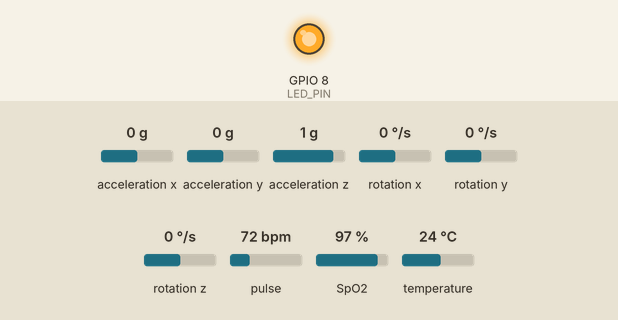
Recording of a sketch running on a simulated ESP32-C3. Shown: output pins drawn as LEDs (lit = HIGH). Wiring (inferred from the names in the program): MPU-6050 motion sensor at I2C address 0x68. Inputs (shaded band) come from the test bench; at power-on: acceleration x 0 g, acceleration y 0 g, acceleration z 1 g, rotation x 0 °/s, rotation y 0 °/s, rotation z 0 °/s, pulse 72 bpm, SpO2 97 %, temperature 24 °C. WiFi joins after 1.5 s; servers stay silent unless stated; the local clock reads 2024-03-15 10:24:30 at power-on unless the sketch sets it; no MQTT or app messages arrive unless stated; what the sketch prints to the serial monitor is not drawn.

Above: at 1.6 s.
At 3.8 s:
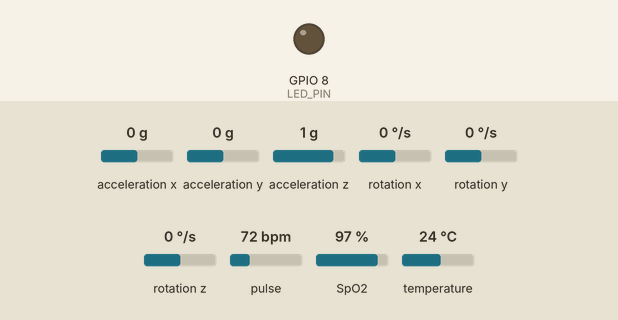
Timing chart, 0 to 5.3 s (numbered marks = the images above):
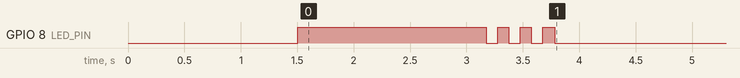

The sketch:

main.ino
```cpp
// ================================================================
// main.ino
// Board   : ESP32-C3 Super Mini
// Sensors : MAX30102 (HR, SpO2) + MPU6050 (Accel, Gyro)
// I2C     : SDA -> GPIO4, SCL -> GPIO5
// Protocol: MQTT over WiFi
// Core    : Arduino ESP32 Core 2.0.17
//
// Sketch folder structure:
//   main.ino          <- setup(), loop(), global variable definitions
//   config.h          <- all #defines, ImuData struct, extern declarations
//   sensors.ino       <- MAX30102 and MPU6050 init + read functions
//   payload.ino       <- buildPayload()
//   buffer.ino        <- ring buffer push/flush
//   connectivity.ino  <- WiFi, MQTT, NTP
//   utils.ino         <- LED helpers, I2C scan, watchdog
// ================================================================


// ================================================================
// LIBRARIES — included once here, available to all .ino files
// ================================================================
#include <Wire.h>
#include <WiFi.h>
#include <PubSubClient.h>
#include <ArduinoJson.h>
#include <time.h>
#include <esp_task_wdt.h>

#include "MAX30105.h"
#include "heartRate.h"
#include "spo2_algorithm.h"

#include <Adafruit_MPU6050.h>
#include <Adafruit_Sensor.h>

#include "config.h"


// ================================================================
// GLOBAL VARIABLE DEFINITIONS
// Declared as extern in config.h, defined exactly once here
// ================================================================

// Sensor objects
MAX30105          particleSensor;
Adafruit_MPU6050  mpu;

// Network clients
WiFiClient        wifiClient;
PubSubClient      mqttClient(wifiClient);

// MAX30102 heart rate state
const byte        HR_RATE_SIZE = 8;
byte              hrRates[8];
byte              hrRateSpot   = 0;
long              lastBeat     = 0;
float             currentBPM   = 0;
int               avgBPM       = 0;

// MAX30102 SpO2 buffers
uint32_t          irBuffer[SPO2_BUFFER_LEN];
uint32_t          redBuffer[SPO2_BUFFER_LEN];
int32_t           spo2Value       = 0;
int8_t            spo2Valid       = 0;
int32_t           hrFromAlgo      = 0;
int8_t            hrValid         = 0;
bool              spo2BufferReady = false;

// Sensor health flags
bool              max30102Ready = false;
bool              mpu6050Ready  = false;

// Offline ring buffer
String            ringBuffer[BUFFER_SIZE];
int               bufHead   = 0;
int               bufTail   = 0;
int               bufCount  = 0;

// Reconnect timing
unsigned long     lastReconnectAttempt = 0;
unsigned long     reconnectDelay       = 1000;

// Publish timing
unsigned long     lastPublishTime = 0;


// ================================================================
// SETUP
// ================================================================

void setup() {
  Serial.begin(115200);
  delay(1500);   // ESP32-C3 needs a moment before Serial is ready
  Serial.println("\n\n=== ESP32-C3 Super Mini — Health Monitor ===");
  Serial.println("Core: 2.0.17 | SDA: GPIO4 | SCL: GPIO5 | LED: GPIO8");

  // LED — GPIO8, active LOW
  pinMode(LED_PIN, OUTPUT);
  ledOff();

  // I2C on GPIO4 (SDA) and GPIO5 (SCL)
  Wire.begin(I2C_SDA, I2C_SCL);
  Serial.printf("[I2C] Started on SDA=GPIO%d, SCL=GPIO%d\n", I2C_SDA, I2C_SCL);

  // Scan I2C bus — immediately shows if wiring is correct
  scanI2C();

  delay (100);

  // Init sensors
  max30102Ready = initMAX30102();
  mpu6050Ready  = initMPU6050();

  // If both fail, halt with rapid LED blink
  if (!max30102Ready && !mpu6050Ready) {
    Serial.println("[ERROR] Both sensors failed. Verify I2C wiring. Halting.");
    while (true) {
      ledBlink(5, 100);
      delay(500);
    }
  }

  // WiFi
  connectWiFi();

  // NTP time sync
  syncTime();

  // MQTT
  setupMQTT();

  // Watchdog — init last, after all blocking setup is done
  initWatchdog();

  Serial.println("=== Setup complete. Entering main loop. ===\n");
  ledOn();   // steady LED = system running
}


// ================================================================
// LOOP
// ================================================================

void loop() {
  // Must reset watchdog every iteration or device reboots
  esp_task_wdt_reset();

  // Keep WiFi and MQTT alive
  checkWiFi();
  checkMQTT();

  // Rate-limit publishing to SAMPLE_INTERVAL_MS (100ms = 10Hz)
  unsigned long now = millis();
  if (now - lastPublishTime < SAMPLE_INTERVAL_MS) return;
  lastPublishTime = now;

  // Read MAX30102
  float hr   = 0.0;
  float spO2 = 0.0;
  if (max30102Ready) {
    updateSpO2();
    hr   = readHeartRate();
    spO2 = getSpO2();
  }

  // Read MPU6050
  ImuData imu = {0, 0, 0, 0, 0, 0, 0};
  if (mpu6050Ready) {
    imu = readIMU();
  }

  // Build JSON payload and publish (or buffer if offline)
  String payload = buildPayload(hr, spO2, imu);
  publishOrBuffer(payload);
}
```

buffer.ino
```cpp
// ================================================================
// buffer.ino
// Offline ring buffer — stores readings when MQTT is unavailable
// and flushes them automatically when connection is restored
// ================================================================

#include "config.h"


// ================================================================
// BUFFER PUSH
// Adds a payload string to the ring buffer
// If full, silently drops the oldest reading to make room
// ================================================================

void bufferPush(const String& data) {
  if (bufCount >= BUFFER_SIZE) {
    // Full — drop oldest
    bufTail = (bufTail + 1) % BUFFER_SIZE;
    bufCount--;
  }
  ringBuffer[bufHead] = data;
  bufHead  = (bufHead + 1) % BUFFER_SIZE;
  bufCount++;
  Serial.printf("[BUFFER] Stored offline. Count: %d/%d\n", bufCount, BUFFER_SIZE);
}


// ================================================================
// BUFFER FLUSH
// Publishes all buffered readings to MQTT in order
// Called automatically when MQTT reconnects
// ================================================================

void flushBuffer() {
  if (bufCount == 0) return;
  Serial.printf("[BUFFER] Flushing %d buffered readings...\n", bufCount);
  while (bufCount > 0 && mqttClient.connected()) {
    mqttClient.publish(MQTT_TOPIC, ringBuffer[bufTail].c_str());
    bufTail  = (bufTail + 1) % BUFFER_SIZE;
    bufCount--;
    delay(20);   // small gap to avoid flooding broker
  }
  Serial.println("[BUFFER] Flush complete");
}
```

connectivity.ino
```cpp
// ================================================================
// connectivity.ino
// WiFi connection management, MQTT client, and NTP time sync
// ================================================================

#include "config.h"


// ================================================================
// WIFI
// ================================================================

void connectWiFi() {
  Serial.printf("[WiFi] Connecting to %s", WIFI_SSID);
  WiFi.mode(WIFI_STA);
  WiFi.begin(WIFI_SSID, WIFI_PASS);

  int attempts = 0;
  while (WiFi.status() != WL_CONNECTED && attempts < 40) {
    delay(500);
    Serial.print(".");
    attempts++;
  }

  if (WiFi.status() == WL_CONNECTED) {
    Serial.printf("\n[WiFi] Connected — IP: %s\n",
                  WiFi.localIP().toString().c_str());
    ledBlink(3, 100);   // 3 quick blinks = WiFi connected
  } else {
    Serial.println("\n[WiFi] Failed — will retry in loop");
  }
}

// Called every loop — reconnects silently if connection dropped
void checkWiFi() {
  if (WiFi.status() == WL_CONNECTED) return;
  Serial.println("[WiFi] Lost connection — reconnecting...");
  WiFi.disconnect();
  WiFi.begin(WIFI_SSID, WIFI_PASS);
  int attempts = 0;
  while (WiFi.status() != WL_CONNECTED && attempts < 20) {
    delay(500);
    attempts++;
  }
  if (WiFi.status() == WL_CONNECTED) {
    Serial.println("[WiFi] Reconnected");
    ledBlink(2, 100);
  }
}


// ================================================================
// MQTT
// ================================================================

void setupMQTT() {
  mqttClient.setServer(MQTT_BROKER, MQTT_PORT);
  mqttClient.setKeepAlive(30);
  mqttClient.setSocketTimeout(10);
}

// Non-blocking reconnect with exponential backoff
// Safe to call every loop iteration — only attempts after delay expires
void checkMQTT() {
  if (mqttClient.connected()) {
    mqttClient.loop();
    return;
  }

  unsigned long now = millis();
  if (now - lastReconnectAttempt < reconnectDelay) return;
  lastReconnectAttempt = now;

  Serial.printf("[MQTT] Connecting to %s...\n", MQTT_BROKER);

  if (mqttClient.connect(DEVICE_ID, MQTT_USER, MQTT_PASS)) {
    Serial.println("[MQTT] Connected OK");
    reconnectDelay = 1000;   // reset backoff on success
    flushBuffer();            // immediately send any buffered readings
  } else {
    Serial.printf("[MQTT] Failed (rc=%d) — retry in %lums\n",
                  mqttClient.state(), reconnectDelay);
    reconnectDelay = min(reconnectDelay * 2UL, 30000UL);  // cap at 30s
  }
}

// Publish payload to MQTT, or buffer it if not connected
void publishOrBuffer(const String& payload) {
  if (mqttClient.connected()) {
    if (mqttClient.publish(MQTT_TOPIC, payload.c_str())) {
      Serial.println("[MQTT] Published: " + payload);
    } else {
      Serial.println("[MQTT] Publish failed — buffering");
      bufferPush(payload);
    }
  } else {
    bufferPush(payload);
  }
}


// ================================================================
// NTP TIME SYNC
// ================================================================

void syncTime() {
  if (WiFi.status() != WL_CONNECTED) {
    Serial.println("[NTP] Skipped — no WiFi");
    return;
  }
  Serial.print("[NTP] Syncing time");
  configTime(NTP_OFFSET_SEC, 0, NTP_SERVER);
  int attempts = 0;
  while (time(nullptr) < 1000000000UL && attempts < 20) {
    delay(500);
    Serial.print(".");
    attempts++;
  }
  if (time(nullptr) > 1000000000UL) {
    Serial.println("\n[NTP] Synced OK");
  } else {
    Serial.println("\n[NTP] Sync failed — using millis() as timestamp fallback");
  }
}
```

payload.ino
```cpp
// ================================================================
// payload.ino
// Builds the JSON string that gets published to the MQTT broker
// ================================================================

#include "config.h"


// ================================================================
// BUILD PAYLOAD
// Packs all sensor readings into a single JSON string
// Uses real UTC timestamp if NTP synced, else falls back to millis()
// ================================================================

String buildPayload(float hr, float spO2, ImuData imu) {
  StaticJsonDocument<512> doc;

  long ts = (time(nullptr) > 1000000000UL)
              ? (long)time(nullptr)
              : (long)millis();

  doc["device_id"] = DEVICE_ID;
  doc["ts"]        = ts;
  doc["hr"]        = round(hr   * 10.0)    / 10.0;
  doc["spo2"]      = round(spO2 * 10.0)    / 10.0;
  doc["ax"]        = round(imu.ax * 10000.0) / 10000.0;
  doc["ay"]        = round(imu.ay * 10000.0) / 10000.0;
  doc["az"]        = round(imu.az * 10000.0) / 10000.0;
  doc["gx"]        = round(imu.gx * 10000.0) / 10000.0;
  doc["gy"]        = round(imu.gy * 10000.0) / 10000.0;
  doc["gz"]        = round(imu.gz * 10000.0) / 10000.0;
  doc["temp"]      = round(imu.temp * 10.0) / 10.0;
  doc["valid"]     = (hr > 0 && spO2 > 0);

  String output;
  serializeJson(doc, output);
  return output;
}
```

sensors.ino
```cpp
// ================================================================
// sensors.ino
// MAX30102 and MPU6050 initialisation and read functions
// ================================================================

#include "config.h"


// ================================================================
// SENSOR INIT
// ================================================================

bool initMAX30102() {
  if (!particleSensor.begin(Wire, I2C_SPEED_FAST)) {
    Serial.println("[MAX30102] NOT FOUND — check SDA=GPIO4, SCL=GPIO5");
    return false;
  }

  // 60mA LED current, 4 samples averaged, mode 2 (red+IR),
  // 100Hz sample rate, 411us pulse width, 4096 ADC range
  particleSensor.setup(60, 4, 2, 100, 411, 4096);
  particleSensor.setPulseAmplitudeRed(0x3C);
  particleSensor.setPulseAmplitudeIR(0x3C);
  particleSensor.setPulseAmplitudeGreen(0);   // green LED not needed

  Serial.println("[MAX30102] Initialised OK");
  return true;
}

bool initMPU6050() {
  Wire.beginTransmission(0x68);
  Wire.write(0x6B);   // PWR_MGMT_1 register
  Wire.write(0x00);   // wake up the MPU6050
  Wire.endTransmission();
  delay(50);

  if (!mpu.begin()) {
    Serial.println("[MPU6050] NOT FOUND — check SDA=GPIO4, SCL=GPIO5");
    return false;
  }

  mpu.setAccelerometerRange(MPU6050_RANGE_8_G);
  mpu.setGyroRange(MPU6050_RANGE_500_DEG);
  mpu.setFilterBandwidth(MPU6050_BAND_21_HZ);

  Serial.println("[MPU6050] Initialised OK");
  return true;
}


// ================================================================
// HEART RATE READ
// Beat detection with 8-sample rolling average
// Returns 0.0 if no finger detected
// ================================================================

float readHeartRate() {
  long irValue = particleSensor.getIR();

  if (irValue < 50000) {
    return 0.0;   // no finger on sensor
  }

  if (checkForBeat(irValue)) {
    long delta = millis() - lastBeat;
    lastBeat   = millis();
    currentBPM = 60.0 / (delta / 1000.0);

    if (currentBPM > 20 && currentBPM < 255) {
      hrRates[hrRateSpot++] = (byte)currentBPM;
      hrRateSpot %= HR_RATE_SIZE;

      int sum = 0;
      for (byte x = 0; x < HR_RATE_SIZE; x++) sum += hrRates[x];
      avgBPM = sum / HR_RATE_SIZE;
    }
  }
  return (float)avgBPM;
}


// ================================================================
// SPO2 UPDATE
// Maxim algorithm on 100-sample buffer
// First call fills the buffer (blocking ~1s), then rolling 25-sample updates
// ================================================================

void updateSpO2() {
  if (!spo2BufferReady) {
    Serial.println("[MAX30102] Collecting initial SpO2 buffer...");
    for (int i = 0; i < SPO2_BUFFER_LEN; i++) {
      while (!particleSensor.available()) particleSensor.check();
      redBuffer[i] = particleSensor.getRed();
      irBuffer[i]  = particleSensor.getIR();
      particleSensor.nextSample();
    }
    spo2BufferReady = true;
    Serial.println("[MAX30102] SpO2 buffer ready");
  } else {
    // Shift oldest 25 samples out, collect 25 new ones
    for (byte i = 25; i < SPO2_BUFFER_LEN; i++) {
      redBuffer[i - 25] = redBuffer[i];
      irBuffer[i - 25]  = irBuffer[i];
    }
    for (byte i = 75; i < SPO2_BUFFER_LEN; i++) {
      while (!particleSensor.available()) particleSensor.check();
      redBuffer[i] = particleSensor.getRed();
      irBuffer[i]  = particleSensor.getIR();
      particleSensor.nextSample();
    }
  }

  maxim_heart_rate_and_oxygen_saturation(
    irBuffer, SPO2_BUFFER_LEN, redBuffer,
    &spo2Value, &spo2Valid,
    &hrFromAlgo, &hrValid
  );
}

// Returns SpO2 only if valid and in physiological range (85-100%)
// Returns 0.0 otherwise
float getSpO2() {
  if (!spo2Valid) return 0.0;
  if (spo2Value < 85 || spo2Value > 100) return 0.0;
  return (float)spo2Value;
}


// ================================================================
// IMU READ
// Returns all 6 axes + internal temperature from MPU6050
// ================================================================

ImuData readIMU() {
  ImuData data = {0, 0, 0, 0, 0, 0, 0};
  sensors_event_t accel, gyro, tempEvent;
  mpu.getEvent(&accel, &gyro, &tempEvent);

  data.ax   = accel.acceleration.x;
  data.ay   = accel.acceleration.y;
  data.az   = accel.acceleration.z;
  data.gx   = gyro.gyro.x;
  data.gy   = gyro.gyro.y;
  data.gz   = gyro.gyro.z;
  data.temp = tempEvent.temperature;
  return data;
}
```

utils.ino
```cpp
// ================================================================
// utils.ino
// LED helpers, I2C bus scanner, and watchdog initialisation
// ================================================================

#include "config.h"


// ================================================================
// LED HELPERS
// ESP32-C3 Super Mini LED is on GPIO8, active LOW
// LOW  = LED on
// HIGH = LED off
// ================================================================

void ledOn()  { digitalWrite(LED_PIN, LOW);  }
void ledOff() { digitalWrite(LED_PIN, HIGH); }

void ledBlink(int times, int delayMs) {
  for (int i = 0; i < times; i++) {
    ledOn();  delay(delayMs);
    ledOff(); delay(delayMs);
  }
}


// ================================================================
// I2C BUS SCAN
// Prints all devices found at boot — immediately confirms wiring
// Expected: MAX30102 at 0x57, MPU6050 at 0x68
// ================================================================

void scanI2C() {
  Serial.println("[I2C] Scanning bus...");
  int found = 0;
  for (byte addr = 1; addr < 127; addr++) {
    Wire.beginTransmission(addr);
    byte err = Wire.endTransmission();
    if (err == 0) {
      Serial.printf("[I2C] Device at 0x%02X", addr);
      if (addr == 0x57 || addr == 0x56) Serial.print("  <-- MAX30102");
      if (addr == 0x68 || addr == 0x69) Serial.print("  <-- MPU6050");
      Serial.println();
      found++;
    }
  }
  if (found == 0) {
    Serial.println("[I2C] No devices found — check GPIO4/GPIO5 wiring!");
  } else {
    Serial.printf("[I2C] %d device(s) found\n", found);
  }
}


// ================================================================
// WATCHDOG
// ESP32-C3 compatible for Arduino core 2.0.17
// Reboots the device if loop() hangs for WDT_TIMEOUT_S seconds
// ================================================================

void initWatchdog() {
  esp_task_wdt_init(WDT_TIMEOUT_S, true);  // true = panic/reboot on timeout
  esp_task_wdt_add(NULL);                   // watch the current loop task
  Serial.printf("[WDT] Watchdog armed — %ds timeout\n", WDT_TIMEOUT_S);
}
```

Source omitted: config.h (3240 bytes)
